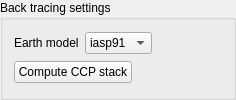
               <widget class="QGroupBox" name="groupBox_8">
                <property name="title">
                 <string>Back tracing settings</string>
                </property>
                <layout class="QVBoxLayout" name="verticalLayout_14">
                 <item>
                  <layout class="QHBoxLayout" name="horizontalLayout_45">
                   <item>
                    <widget class="QLabel" name="label_23">
                     <property name="sizePolicy">
                      <sizepolicy hsizetype="Fixed" vsizetype="Preferred">
                       <horstretch>0</horstretch>
                       <verstretch>0</verstretch>
                      </sizepolicy>
                     </property>
                     <property name="text">
                      <string>Earth model</string>
                     </property>
                    </widget>
                   </item>
                   <item>
                    <widget class="QComboBox" name="comboBox_5">
                     <property name="sizePolicy">
                      <sizepolicy hsizetype="Fixed" vsizetype="Fixed">
                       <horstretch>0</horstretch>
                       <verstretch>0</verstretch>
                      </sizepolicy>
                     </property>
                     <item>
                      <property name="text">
                       <string>iasp91</string>
                      </property>
                     </item>
                    </widget>
                   </item>
                   <item>
                    <spacer name="horizontalSpacer_19">
                     <property name="orientation">
                      <enum>Qt::Horizontal</enum>
                     </property>
                     <property name="sizeType">
                      <enum>QSizePolicy::Fixed</enum>
                     </property>
                     <property name="sizeHint" stdset="0">
                      <size>
                       <width>70</width>
                       <height>20</height>
                      </size>
                     </property>
                    </spacer>
                   </item>
                  </layout>
                 </item>
                 <item>
                  <widget class="QPushButton" name="pushButton_12">
                   <property name="sizePolicy">
                    <sizepolicy hsizetype="Fixed" vsizetype="Fixed">
                     <horstretch>0</horstretch>
                     <verstretch>0</verstretch>
                    </sizepolicy>
                   </property>
                   <property name="text">
                    <string>Compute CCP stack</string>
                   </property>
                  </widget>
                 </item>
                </layout>
               </widget>
